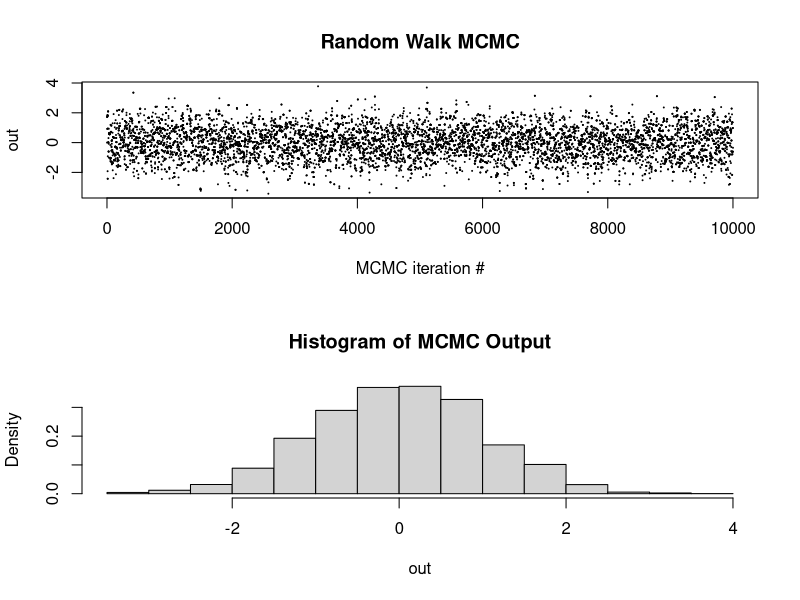

Source code (R):
##################  RWMH ################## 
oneD.RWMH <- function(lprob, sigma=1.0, theta1=0.0, n.iter=10000){
  output <- numeric(n.iter)
  output[1] <- theta1
  for(t in 2:n.iter){
    thetaStar <- output[t-1] + rnorm(1, sd=sigma)
    alpha <- exp(min(0.0, lprob(thetaStar) - lprob(output[t-1])))
    if(runif(1) < alpha && is.finite(alpha)){
      output[t] <- thetaStar
    } else {
      output[t] <- output[t-1]
    }
  }
  return(output)
}

lp_std_norm <- function(x) { return(dnorm(x, log=TRUE)) }

out <- oneD.RWMH(lprob = lp_std_norm, theta1 = 0.0, sigma = 2.4, n.iter = 10000)

# Plot the results
par(mfrow = c(2, 1))
plot(1:length(out), out, pch = 20, cex = 0.1, xlab = "MCMC iteration #", main = "Random Walk MCMC")
hist(out, main = "Histogram of MCMC Output", probability = TRUE)

# Check the mean and STD
print(paste("Mean of output:", mean(out)))
print(paste("Standard deviation of output:", sd(out)))
